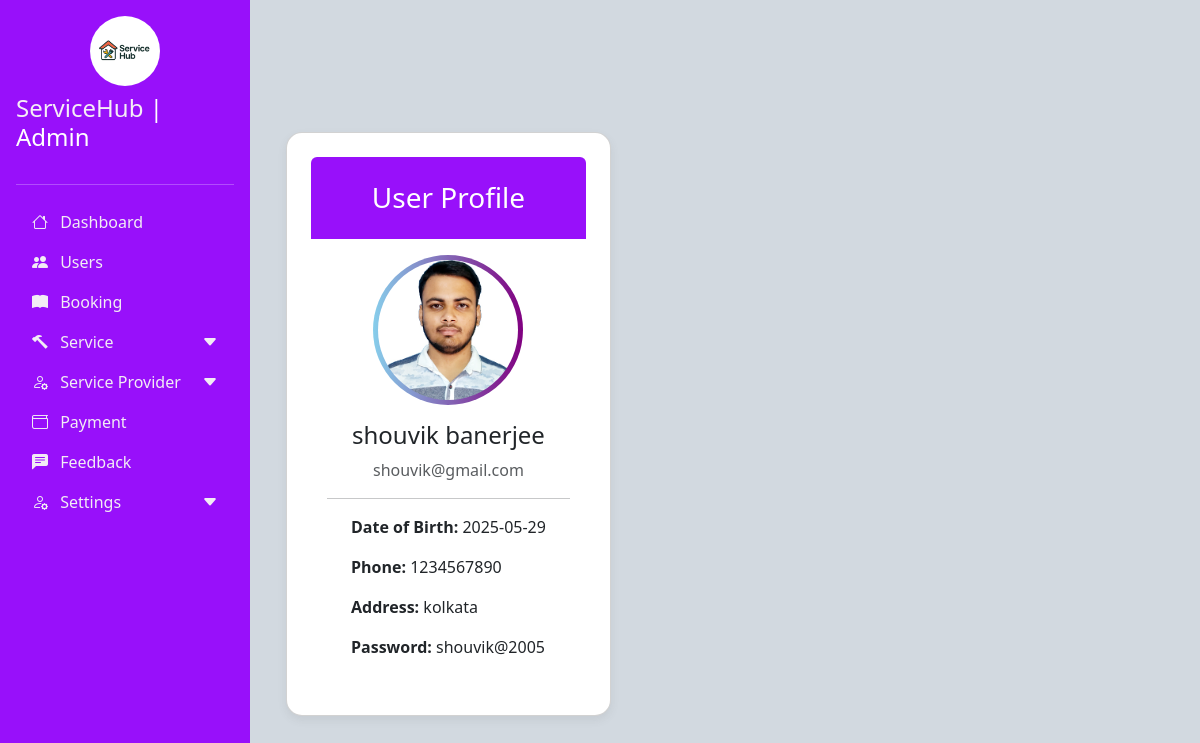
The page /Admin/userview.php?id=6 (signed in) on the database its author committed.
### tables this page shows
CREATE TABLE `users` (
  `user_id` int(11) NOT NULL,
  `name` varchar(50) NOT NULL,
  `dob` date NOT NULL,
  `email` varchar(50) NOT NULL,
  `password` varchar(30) NOT NULL,
  `phone` varchar(15) NOT NULL,
  `address` text NOT NULL,
  `image` text NOT NULL,
  `created_at` timestamp NOT NULL DEFAULT current_timestamp(),
  `updated_at` timestamp NOT NULL DEFAULT current_timestamp()
);

### Admin/userview.php (the view, shortened to what this page needs)
<!DOCTYPE html>
<html lang="en">
<head>
    <link href="https://cdn.jsdelivr.net/npm/bootstrap@5.3.0/dist/css/bootstrap.min.css" rel="stylesheet">
    <link rel="stylesheet" href="https://cdn.jsdelivr.net/npm/bootstrap-icons@1.10.0/font/bootstrap-icons.css">
    <link rel="stylesheet" href="custom.css">
     <link rel="stylesheet" href="hideScrollbar.css">
</head>
<body>
<?php
include_once "connection.php";
$res = mysqli_query($con, "select * from users where user_id='".$_GET['id']."'");
$row = mysqli_fetch_assoc($res);
?>
<div class="d-flex">
    <?php include_once "sidenav.php"; ?>
    <div class="main-content p-4" id="mainContent">
        <div class="container-fluid d-flex justify-content-center align-items-center" style="min-height: 100vh;">
            <div class="card profile-card p-4 text-center w-100" style="max-width: 600px;">
                <div class="bg text-white p-4 rounded-top">
                <h3 class="mb-0">User Profile</h3>
                </div>
            <img src="\ServiceHub\Homepage\assets\images\<?php echo $row['image']?>" alt="Profile Picture" class="profile-img mx-auto mt-3">
                <div class="card-body">
                    <h4 class="card-title"><?php echo $row['name']; ?></h4>
                    <p class="text-muted"><?php echo $row['email']; ?></p>
                    <hr>
                    <div class="text-start px-2 px-md-4">
                        <p><strong>Date of Birth:</strong> <?php echo $row['dob']; ?></p>
                        <p><strong>Phone:</strong> <?php echo $row['phone']; ?></p>
                        <p><strong>Address:</strong> <?php echo $row['address']; ?></p>
                        <p><strong>Password:</strong> <?php echo $row['password']; ?></p>
                    </div>
                </div>
            </div>
        </div>
    </div>
</div>
</body>
</html>

### Admin/custom.css (style rules this page uses)
body { overflow-x: hidden; background-color: rgb(210, 217, 224); }
.main-content { margin-left: 250px; transition: all 0.3s; }
.bg { background-color: #9b43da; }

### Admin/hideScrollbar.css (style rules this page uses)
html { overflow: scroll; overflow-x: hidden; }

### Admin/userview.php (style rules this page uses)
.profile-card { max-width: 600px; margin: auto; border-radius: 1rem; box-shadow: 0 4px 8px rgba(88, 86, 86, 0.1); }
.profile-img { width: 150px; height: 150px; object-fit: cover; border-radius: 50%; margin-top: -75px; padding: 5px; background: linear-gradient(to left, purple, skyblue); position: relative; z-index: 1; }
.profile-img::before { content: ""; position: absolute; top: 5px; left: 5px; right: 5px; bottom: 5px; background: white; border-radius: 50%; z-index: -1; }
.bg { background-color:#9810FA; }

### rows shown on the page
users: image (picture), name "shouvik banerjee", email "shouvik@gmail.com", dob "2025-05-29", phone "1234567890", address "kolkata", password "shouvik@2005"
